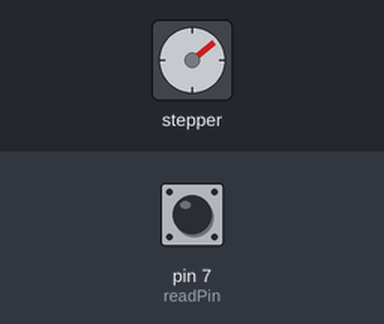
Bench run of a sketch on a simulated Arduino Uno, built with avr-gcc and run on an emulated ATmega328P. Shown: stepper motor. The test bench sets the inputs (shaded band); at power-on: pin 7 (readPin) HIGH. Stepper angles assume 2048 steps per turn.

Above: at 1.2 s.
1.3 s: pin 7 (readPin) pulled LOW for 0.15 s
At 1.66 s:
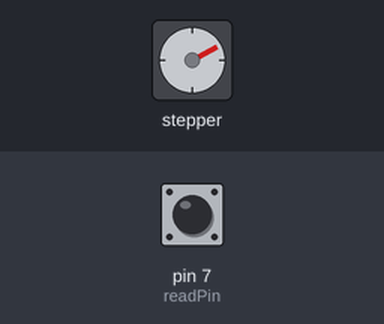
4.4 s: pin 7 (readPin) pulled LOW for 1 s
At 4.68 s:
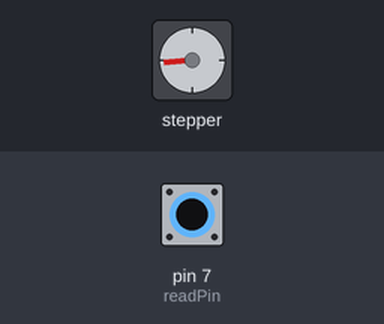
Timing chart, 0 to 17.4 s (numbered marks = the images above; inputs shaded):
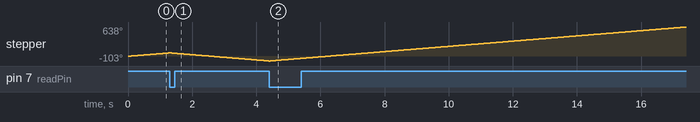

The sketch:

stepperMotor.ino
```cpp
#include <Stepper.h>

// steppermotor
int stepsPerRev = 2048;
int motorSpeed = 10;
Stepper myStepper(stepsPerRev, 8, 10, 9, 11);

// button
int readPin = 7;
int btnPastState = 1;
int btnCurrentState;
int directionState = 1;

void setup()
{
	Serial.begin(9600);
	myStepper.setSpeed(motorSpeed);
	pinMode(readPin, INPUT);
	digitalWrite(readPin, HIGH);
}

void loop()
{
	btnCurrentState = digitalRead(readPin);
	if (btnPastState == 1 && btnCurrentState == 0)
	{
		directionState = directionState * (-1);
	}
	btnPastState = btnCurrentState;
	myStepper.step(directionState);
}
```
